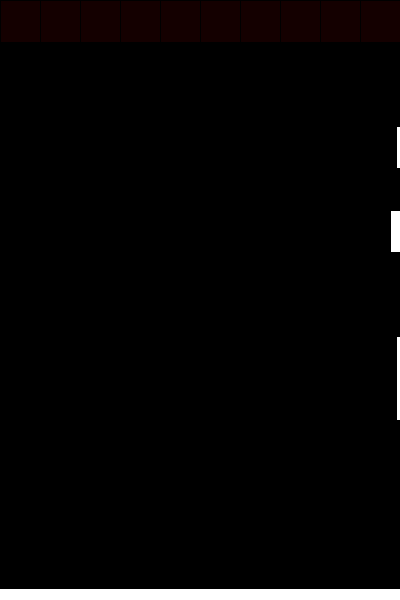
Frame 1 (no input)
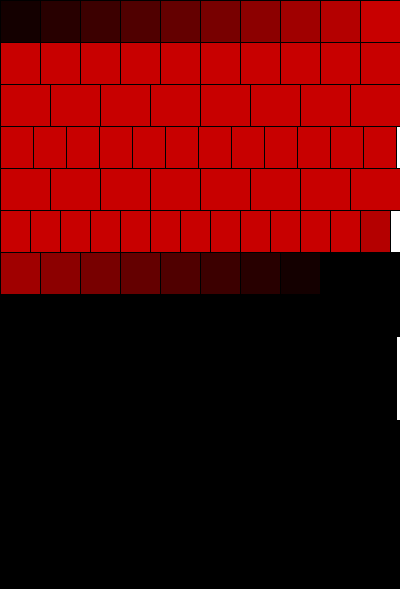
Frame 60 (the mouse pressed at the canvas centre just before this capture)
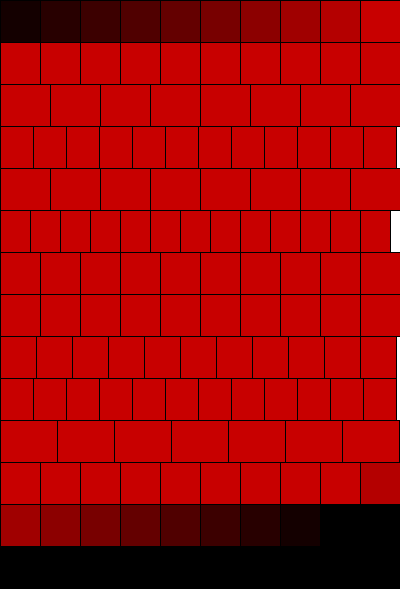
Frame 120 (the mouse held since frame 60 and released just before this capture)

The Processing sketch that drew these frames (run headless with seeded random() and noise(); from frame 60 on, the mouse is pressed at the canvas centre):

// Processing sketch: processing_102364
// ── processing_102364.pde

//set global list of rows to simulate varying strip lengths
int[] rowList = {10, 10, 8, 12, 8, 13, 10, 10, 11, 12 , 7, 10, 10, 10};

ArrayList<Boxel> boxels;
Effects effect = new Effects();
int frameIndex;

void setup() {
  size(400, 600);
  background(255);
  //noStroke();
  boxels = new ArrayList<Boxel>();
  for (int i = 0; i < rowList.length; i++) {
    for (int j = 0; j < rowList[i]; j++) {
      Boxel newBoxel = new Boxel(j, i);
      boxels.add(newBoxel);
    }
  //frameRate(1);
  }
}

void draw() {
  frameIndex = ((frameCount -1 ) % boxels.size());
  effect.doEffect(frameIndex % boxels.size());
  for (int i = 0; i < boxels.size(); i++) {
    Boxel b = boxels.get(i);
    render(b);
  }
}

void render(Boxel b) {
  fill(b.currentC);
  float ysize = height/rowList.length;
  float xsize = width/rowList[b.ypos];
  rect((xsize * b.xpos), (ysize * b.ypos), xsize, ysize);
}

class Boxel {
  color currentC;
  color lastC;
  int xpos;
  int ypos;

  Boxel(int tempXpos, int tempYpos) {
    currentC = color(0,0,0);
    lastC = color(0,0,0);
    xpos = tempXpos;
    ypos = tempYpos;
  }

  void setC(color newC) {
    lastC = currentC;
    currentC = newC;
  }
}

class Effects{
  //Effects class
  int curEffect; //index of currently running effect
  int lastEffect; //index of previous effect
  int bIndex;
  color currentC;
  color lastC;
  color newC;
  Boxel b;
  
  //Effects(color tempLastC, color tempCurrentC) {
  Effects() {
    curEffect = 0;
    lastEffect = 0;
    //bIndex = 0;
    lastC = color(0,0,0);
    currentC = color(0,0,0);
    newC = color(0,0,0);
  }

  void effectsChooser() {
    //maps number keys to individual effects
    //logic... checks for keypress; lastEffect = curEffect; curEffect = new keypress;
    curEffect = 0;
  }

  void doEffect(int tempbIndex) {
    bIndex = tempbIndex;
    effectsChooser();
    b = boxels.get(bIndex);
    currentC = b.currentC;
    lastC = b.lastC;
    switch(curEffect) {
      case 0:
        effect0();
        break;
      case 1:
        effect1();
        break;
    }
    if (color(newC) != color(currentC)) {
      b.setC(newC);
    }
  }

  void effect0() {
    if ((frameIndex % boxels.size()) == bIndex) {
      
      //if ((red(currentC) + 20) <= 255) {
      for (int i = 0; i < 10; i++) {
        Boxel tempB = boxels.get((bIndex + i) % boxels.size());
        color tempC = tempB.currentC;
        color newTempC = color(((red(tempC) + 20) % 255), green(tempC), blue(tempC));
        tempB.setC(newTempC);
      }
      newC = color((red((currentC) + 20) % 255), green(lastC), blue(lastC));
      //} else {
      //  newC = color(red(0), green(lastC), blue(lastC));
      //}
    }
  }

  void effect1() {
    //asdfaedfa
  }
}
